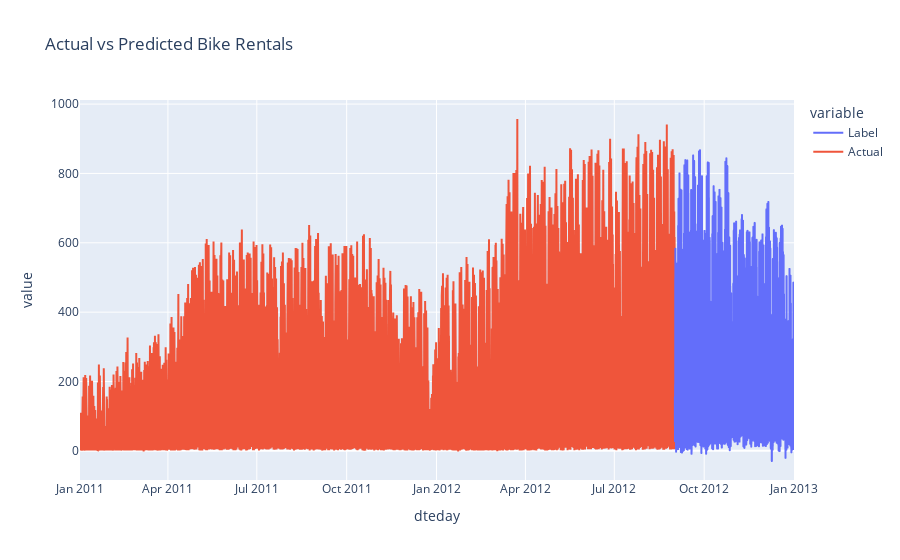

Notebook source saved alongside this figure:
### Code cell
# Creating the line chart with Plotly Express
fig = px.line(predictions, x='dteday', y=['Label'], title='Actual vs Predicted Bike Rentals')

# Creating a new trace for the actual values
actual_trace = go.Scatter(x=raw_data['dteday'], y=data['cnt'], name='Actual')

# Adding the actual and mean error traces to the figure
fig.add_trace(actual_trace)

# Displaying the chart
fig.show()

### Figure 1 — Plotly figure (JSON) as saved in the notebook; plotly's stock layout.template omitted (floating-point values rounded to 4 significant figures; data arrays with more than 128 entries replaced by an {"elided": "..."} marker saying what was removed)
{"data": [{"hovertemplate": "variable=Label<br>dteday=%{x}<br>value=%{y}<extra></extra>", "legendgroup": "Label", "line": {"color": "#636efa", "dash": "solid"}, "marker": {"symbol": "circle"}, "mode": "lines", "name": "Label", "showlegend": true, "type": "scattergl", "x": {"elided": "2888 str values"}, "xaxis": "x", "y": {"elided": "2888 float values"}, "yaxis": "y"}, {"name": "Actual", "type": "scatter", "x": {"elided": "17357 str values"}, "y": {"elided": "14469 int values"}}], "layout": {"legend": {"title": {"text": "variable"}, "tracegroupgap": 0}, "title": {"text": "Actual vs Predicted Bike Rentals"}, "xaxis": {"anchor": "y", "domain": [0, 1], "title": {"text": "dteday"}}, "yaxis": {"anchor": "x", "domain": [0, 1], "title": {"text": "value"}}}}
